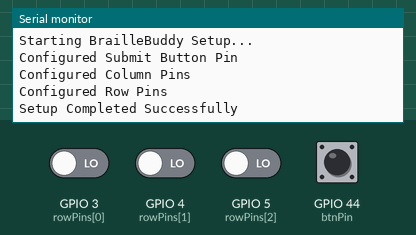
Recording of a sketch running on a simulated ESP32. Parts: the last lines printed to the serial monitor. The inputs (shaded band) are chosen by the test bench; at power-on: GPIO 44 (btnPin) HIGH, GPIO 3 (rowPins[0]), GPIO 4 (rowPins[1]), GPIO 5 (rowPins[2]) LOW. Nothing arrives over Bluetooth unless stated; a phone connects over Bluetooth LE 3 s after start.

Above: at 2.2 s.
2.3 s: GPIO 44 (btnPin) pulled LOW for 0.15 s
At 2.9 s:
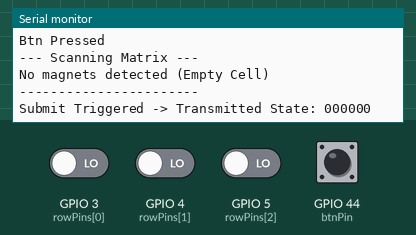
3.9 s: GPIO 3 (rowPins[0]) driven HIGH and GPIO 44 (btnPin) driven LOW
At 3.99 s:
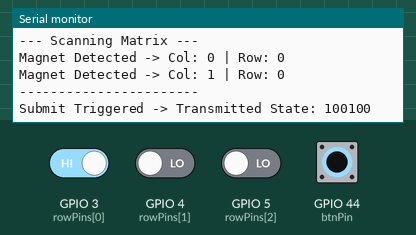

Measured:
- after the input at 2.3 s, the serial monitor: prints a new line at once (image 1)
- after the input at 3.9 s, the serial monitor: prints a new line at once (image 2)

The sketch:

emb.ino
```cpp
#include <BLEDevice.h>
#include <BLEUtils.h>
#include <BLEServer.h>
#include <BLE2902.h>

#define SERVICE_UUID        "4fafc201-1fb5-459e-8fcc-c5c9c331914b"
#define CHARACTERISTIC_UUID "beb5483e-36e1-4688-b7f5-ea07361b26a8"

// Matrix Dimensions
const int col = 2;
const int row = 3;


// Pin Assignments
const int colPins[col] = {D0, D1};
const int rowPins[row] = {D2, D3, D4};
const int btnPin = D7;

// Hardware States
bool currState[col][row];
bool lastButtonState = HIGH; // Active-LOW button default state

// Bluetooth Infrastructure
BLECharacteristic *pBrailleCharacteristic;
bool isAppConnected = false;

// Transmitted 6-dot state string ("d1d2d3d4d5d6")
char brailleCell[7] = "000000";

// Function Declarations
void scanBrailleMatrix();
void serializeCellState(char *brailleCell);
void processSubmitButton();

class BrailleServerCallbacks : public BLEServerCallbacks {
  void onConnect(BLEServer *pServer) {
    isAppConnected = true;
    Serial.println("BLE Success: Mobile App Connected.");
  }
  void onDisconnect(BLEServer *pServer) {
    isAppConnected = false;
    Serial.println("BLE Alert: App Disconnected. Restarting advertising...");
    pServer->startAdvertising();
  }
};

void setup() {
  Serial.begin(115200);

  while (!Serial && millis() < 3000);
  delay(1000);

  Serial.println("=================");
  Serial.println("Starting BrailleBuddy Setup...");

  // Configure Submit Button (Active LOW)
  pinMode(btnPin, INPUT_PULLUP);
  Serial.println("Configured Submit Button Pin");

  // Configure Column Pins (Outputs)
  for (int c = 0; c < col; c++) {
    pinMode(colPins[c], OUTPUT);
    digitalWrite(colPins[c], LOW);
  }
  Serial.println("Configured Column Pins");

  // Configure Row Pins (Inputs with Pull-Downs)
  for (int r = 0; r < row; r++) {
    pinMode(rowPins[r], INPUT_PULLDOWN);
  }
  Serial.println("Configured Row Pins");

  // Clear initial matrix state
  for (int c = 0; c < col; c++) {
    for (int r = 0; r < row; r++) {
      currState[c][r] = false;
    }
  }

  // Initialize BLE Stack
  BLEDevice::init("BrailleBuddy");
  BLEServer *pServer = BLEDevice::createServer();
  pServer->setCallbacks(new BrailleServerCallbacks());

  BLEService *pService = pServer->createService(SERVICE_UUID);
  pBrailleCharacteristic = pService->createCharacteristic(
      CHARACTERISTIC_UUID,
      BLECharacteristic::PROPERTY_READ | BLECharacteristic::PROPERTY_NOTIFY
  );

  pBrailleCharacteristic->addDescriptor(new BLE2902());
  pBrailleCharacteristic->setValue((uint8_t *)brailleCell, 6);
  pService->start();

  BLEAdvertising *pAdvertising = BLEDevice::getAdvertising();
  pAdvertising->addServiceUUID(SERVICE_UUID);
  pAdvertising->setScanResponse(true);
  pAdvertising->setMinPreferred(0x06);
  pAdvertising->setMinPreferred(0x12);
  BLEDevice::startAdvertising();

  Serial.println("Setup Completed Successfully");
}

void loop() {
  processSubmitButton();
  delay(100);
}

void processSubmitButton() {
  int currentButtonState = digitalRead(btnPin);

  // Trigger on button press edge (HIGH -> LOW transition)
  if (currentButtonState == LOW && lastButtonState == HIGH) {
    Serial.println("Btn Pressed");
    scanBrailleMatrix();
    serializeCellState(brailleCell);

    pBrailleCharacteristic->setValue((uint8_t *)brailleCell, 6);

    if (isAppConnected) {
      pBrailleCharacteristic->notify();
    }

    Serial.print("Submit Triggered -> Transmitted State: ");
    Serial.println(brailleCell);


  }

  lastButtonState = currentButtonState;
}

void scanBrailleMatrix() {
  Serial.println("\n--- Scanning Matrix ---");
  bool anyActive = false;

  for (int c = 0; c < col; c++) {
    digitalWrite(colPins[c], HIGH);
    delayMicroseconds(10);

    for (int r = 0; r < row; r++) {
      currState[c][r] = (digitalRead(rowPins[r]) == HIGH);

      // Print immediately when a reed switch is detected closed
      if (currState[c][r]) {
        Serial.print("Magnet Detected -> Col: ");
        Serial.print(c);
        Serial.print(" | Row: ");
        Serial.println(r);
        anyActive = true;
      }
    }

    digitalWrite(colPins[c], LOW);
  }

  if (!anyActive) {
    Serial.println("No magnets detected (Empty Cell)");
  }
  Serial.println("-----------------------");
}

void serializeCellState(char *brailleCell) {
  for (int c = 0; c < col; c++) {
    for (int r = 0; r < row; r++) {
      brailleCell[c * row + r] = currState[c][r] ? '1' : '0';
    }
  }
  brailleCell[6] = '\0';
}
```
